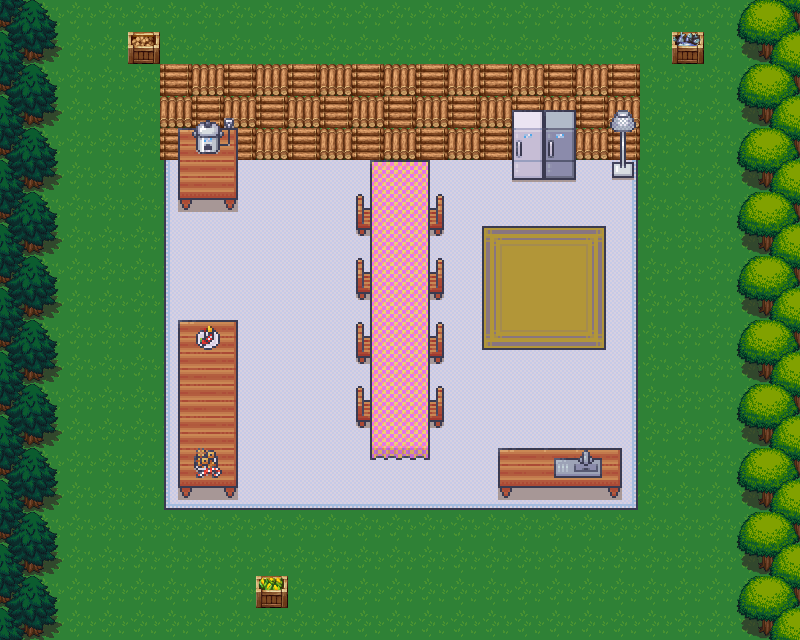

A 2D game scene composited from a Tiled map and its tileset images. What follows is a short description and the map's XML, with each tile layer's data collapsed to a summary:
An orthogonal 25x20 tile map with 32x32 px tiles, 4 tile layers (Base, Floor, Kitchen, Objects), 5 tilesets.

<map version="1.10" tiledversion="1.10.2" orientation="orthogonal" renderorder="right-down" width="25" height="20" tilewidth="32" tileheight="32" infinite="0" nextlayerid="5" nextobjectid="1">
 <editorsettings>
  <export target="MyGameMap..tmj" format="json" />
 </editorsettings>
 <tileset firstgid="1" name="Desert32x32" tilewidth="32" tileheight="32" tilecount="256" columns="16">
  <image source="assets/Desert32x32.png" width="512" height="512" />
 </tileset>
 <tileset firstgid="257" name="Farming32x32" tilewidth="32" tileheight="32" tilecount="400" columns="20">
  <image source="assets/Farming32x32.png" width="640" height="640" />
 </tileset>
 <tileset firstgid="657" name="Forest32x32" tilewidth="32" tileheight="32" tilecount="256" columns="16">
  <image source="assets/Forest32x32.png" width="512" height="512" />
 </tileset>
 <tileset firstgid="913" name="Kitchen32x32" tilewidth="32" tileheight="32" tilecount="784" columns="16">
  <image source="assets/Kitchen32x32.png" width="512" height="1568" />
 </tileset>
 <tileset firstgid="1697" name="Village32x32" tilewidth="32" tileheight="32" tilecount="360" columns="8">
  <image source="assets/Village32x32.png" width="256" height="1450" />
 </tileset>
 <layer id="1" name="Base" width="25" height="20">
  <data>[500 cells, 500 non-empty, 1 distinct tile ids]</data>
 </layer>
 <layer id="4" name="Floor" width="25" height="20">
  <data>[500 cells, 210 non-empty, 8 distinct tile ids]</data>
 </layer>
 <layer id="2" name="Kitchen" width="25" height="20">
  <data>[500 cells, 53 non-empty, 13 distinct tile ids]</data>
 </layer>
 <layer id="3" name="Objects" width="25" height="20">
  <data>[500 cells, 146 non-empty, 46 distinct tile ids]</data>
 </layer>
</map>
